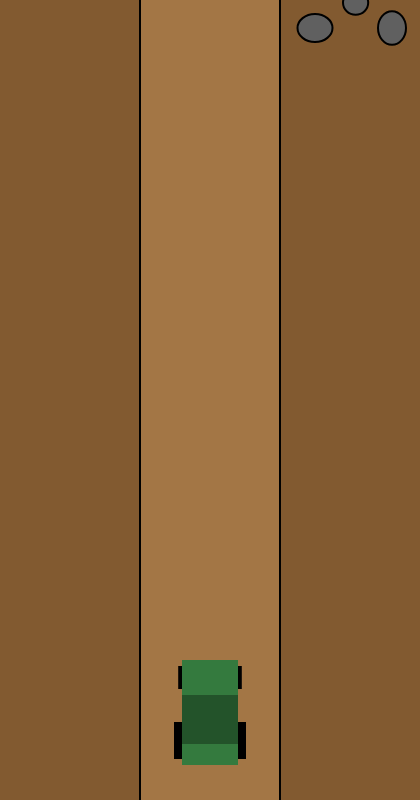
Frame 1 (no input)
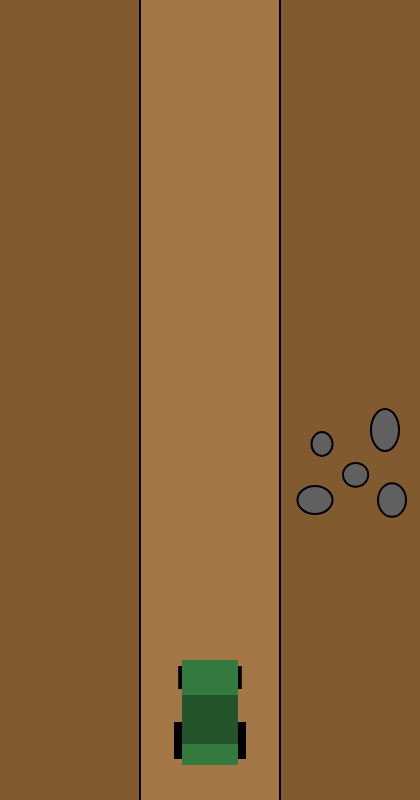
Frame 60 (no input)
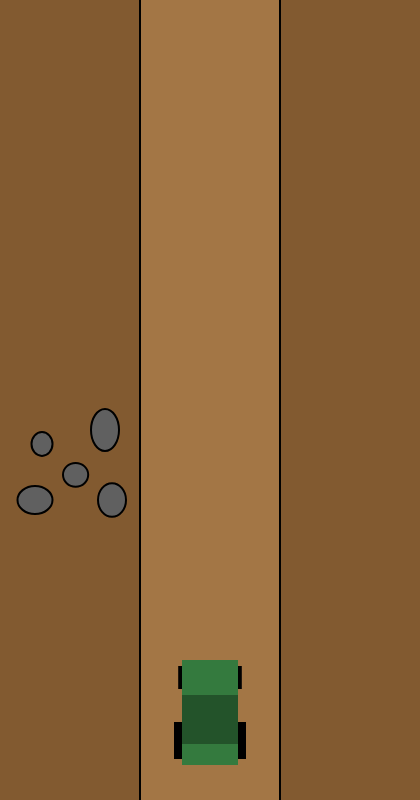
Frame 120 (the mouse pressed at the canvas centre since frame 60)

The p5.js sketch that drew these frames (run headless with seeded random() and noise() and a simulated clock; from frame 60 on, the mouse is pressed at the canvas centre):

// p5.js sketch
// ── sketch.js
//Jogo estilo subway surfer de trator
//sem chatgpt :)
let playerX
let altura = 800
let distancia = 0
let lado = 1    // 1 ou 2 ou 3
let pedrasY = []
let pedrasFila = []
let framedapedra = 0
let distDelta = 6 * (altura / 600)
function setup() {
  createCanvas(420, altura);
  playerX = width/2
  //addPedra(random([0,1,2]),-distancia)
  background(196)
  textAlign(CENTER,CENTER)
  textSize(48)
  text("clique aqui",210,400)
}



function draw() {  
  if (focused==true) { distancia += distDelta
  console.log(distancia)
  background(130, 90, 48);
  drawPista()
  drawplayer()
  pedraRandom()
  
  drawPedras()
  //console.log(pedrasFila,pedrasY)
  //console.log(playerX,lado)
                     }
}


function keyPressed() {
  if (keyCode === 37 || keyCode === 65 && playerX>50) {
    playerX -= width/3;
    lado-=1;
    if (playerX<width/3/2) {
      playerX=width/3/2
      lado=1
    }
  }
  if (keyCode === 39 || keyCode === 68 && playerX<250) {
    playerX += width/3;
    lado+=1;
    if (playerX>width-width/3/2) {
      playerX=width-width/3/2
      lado=3
    }
  }
  if (keyCode === 83) {
    addPedra(lado,-distancia)
  }
  if (keyCode === 87) {
    distancia += 5
  }
}

function drawplayer() {
  let faixa = width / 3
  let proporcao = faixa / 100

  let baseAltura = height
  let posX = playerX
  let largPneu = 6 * proporcao
  let altPneu = 15 * proporcao
  let largRoda = 7 * proporcao
  let altRoda = 25 * proporcao

  // pneus
  fill(0)
  rect(posX - 22 * proporcao, baseAltura - 95 * proporcao, largPneu, altPneu)
  rect(posX + 16 * proporcao, baseAltura - 95 * proporcao, largPneu, altPneu)
  rect(posX - 25 * proporcao, baseAltura - 55 * proporcao, largRoda, altRoda)
  rect(posX + 18 * proporcao, baseAltura - 55 * proporcao, largRoda, altRoda)

  // corpo do trator
  fill("#347A3E")
  strokeWeight(0)
  rect(posX - 20 * proporcao, baseAltura - 100 * proporcao, 40 * proporcao, 75 * proporcao)

  // teto
  fill("#23532A")
  rect(posX - 20 * proporcao, baseAltura - 75 * proporcao, 40 * proporcao, 35 * proporcao)
  
}


function addPedra(fila, yInicial) {
  pedrasFila.push(fila)
  pedrasY.push(yInicial)
}

function drawPedras() {
  for (let i = pedrasFila.length - 1; i >= 0; i--) {
    let yReal = pedrasY[i] + distancia
    if (yReal-60 > altura) {
      pedrasFila.splice(i, 1)
      pedrasY.splice(i, 1)
    } else {
      drawPedra(pedrasFila[i], pedrasY[i])
      //console.log(yReal,yReal-altura,yReal-182-altura,yReal-25-altura,distDelta)
      
      
      
      
      if ( (yReal-182-altura+360 < distDelta)) {
        if ( (yReal-182-altura+360) > 1) {
        if (pedrasFila[i] == lado) {
          textAlign(CENTER,CENTER)
          textSize(48)
          fill(255,0,0)
          textStyle(BOLDITALIC)
          textAscent()
          stroke(96,0,0)
          strokeWeight(10)
          text("perdeu playboy",210,altura/2)
          textAlign(CENTER,CENTER)
          textSize(24)
          fill(255)
          textStyle(NORMAL)
          textAscent()
          stroke(96)
          strokeWeight(5)
          let score = "distância: " + distancia
          text(score,210,altura/2+40)
          noLoop()
        }
        }
      }
    }
  }
}

function drawPista() {
  let faixaLargura = width / 3

  strokeWeight(0)
  fill(163, 118, 69)
  rect(faixaLargura, 0, faixaLargura, height)

  strokeWeight(2)
  line(faixaLargura, 0, faixaLargura, height)
  line(2 * faixaLargura, 0, 2 * faixaLargura, height)
}

function drawPedra(X, Y) {
  fill(96)
  let faixa = width / 3
  let centroX = X * faixa + faixa / 2
  let proporcao = faixa / 100

  strokeWeight(2)
  ellipse(centroX - 25 * proporcao, Y + 20 * proporcao + distancia, 25 * proporcao, 20 * proporcao)
  ellipse(centroX - 20 * proporcao, Y - 20 * proporcao + distancia, 15 * proporcao, 17 * proporcao)
  ellipse(centroX + 25 * proporcao, Y - 30 * proporcao + distancia, 20 * proporcao, 30 * proporcao)
  ellipse(centroX + 30 * proporcao, Y + 20 * proporcao + distancia, 20 * proporcao, 24 * proporcao)
  ellipse(centroX + 4 * proporcao, Y + 2 * proporcao + distancia, 18 * proporcao, 17 * proporcao)



}

function pedraRandom() {
  if (framedapedra <= frameCount) {
    addPedra(random([0,1,2]),-distancia)
    if (distancia<30000) {
      framedapedra = frameCount+60-distancia/1000
    } else 
    {
      framedapedra = frameCount+30
    }
  }
}

function mouseClicked() {
  console.log(mouseX+","+mouseY)
}
